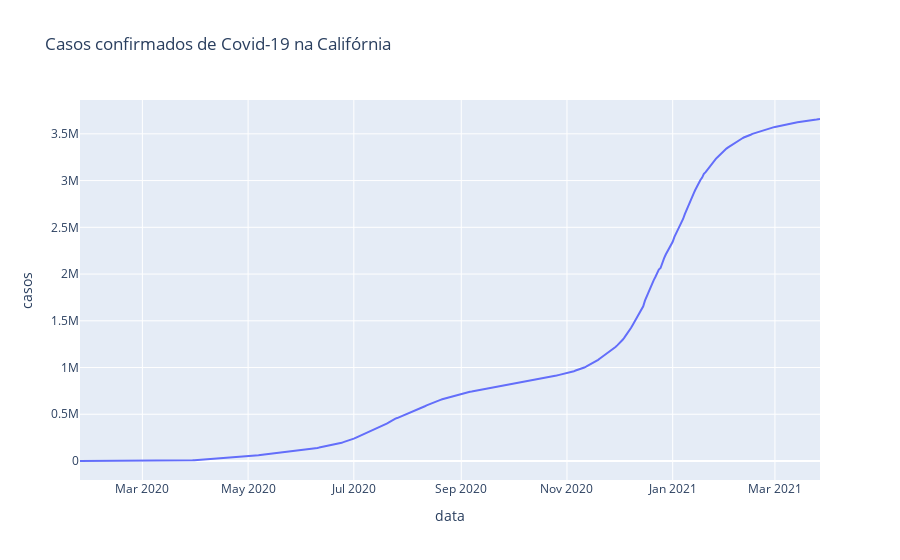

The notebook cell this image was saved under:
### Code cell
# Vamos visualizar os casos por estado
        # Califórnia
px.line(ca, 'data', 'casos', title='Casos confirmados de Covid-19 na Califórnia')

### Figure 1 — Plotly figure (JSON) as saved in the notebook; plotly's stock layout.template omitted (floating-point values rounded to 4 significant figures; data arrays with more than 128 entries replaced by an {"elided": "..."} marker saying what was removed)
{"data": [{"hovertemplate": "data=%{x}<br>casos=%{y}<extra></extra>", "legendgroup": "", "line": {"color": "#636efa", "dash": "solid"}, "mode": "lines", "name": "", "orientation": "v", "showlegend": false, "type": "scatter", "x": {"elided": "428 str values"}, "xaxis": "x", "y": {"elided": "428 int values"}, "yaxis": "y"}], "layout": {"legend": {"tracegroupgap": 0}, "title": {"text": "Casos confirmados de Covid-19 na Califórnia"}, "xaxis": {"anchor": "y", "domain": [0, 1], "title": {"text": "data"}}, "yaxis": {"anchor": "x", "domain": [0, 1], "title": {"text": "casos"}}}}
